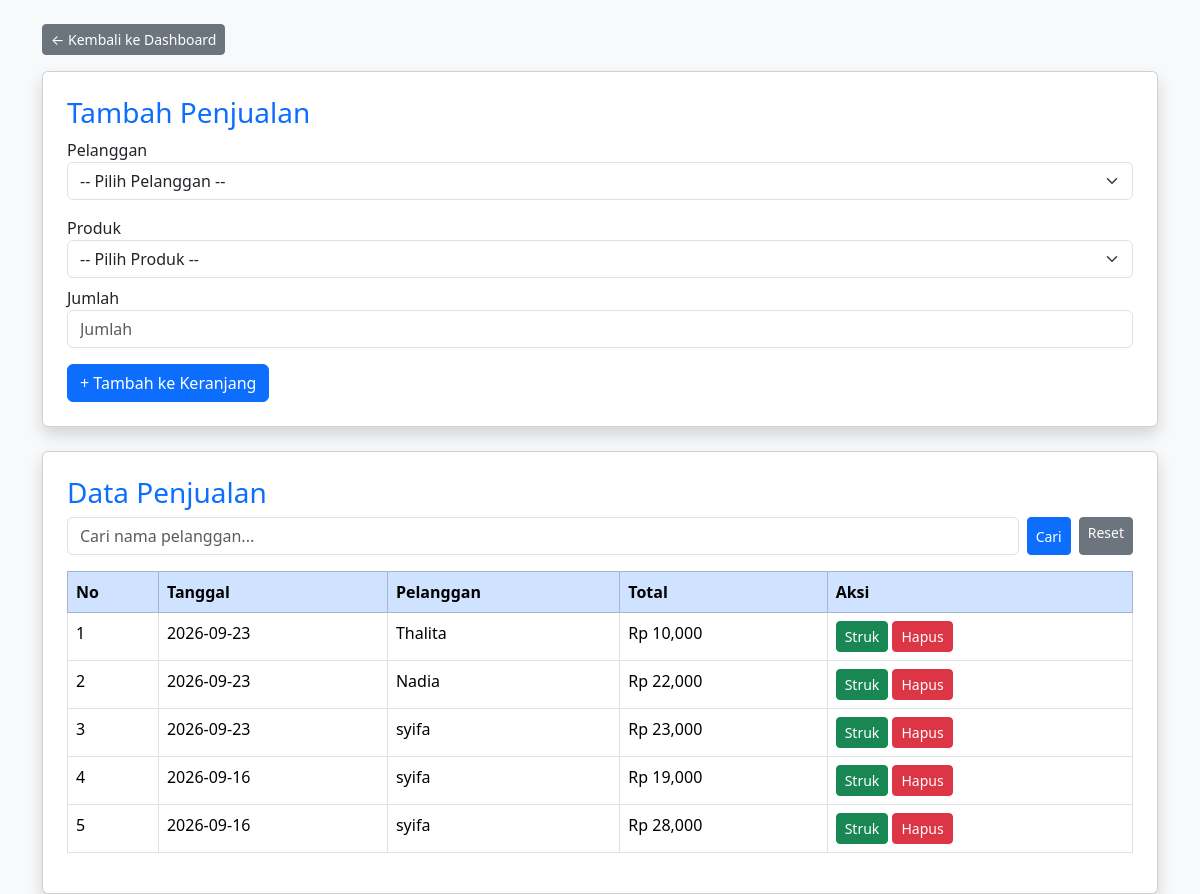
/penjualan.php (signed in), run on the app's committed database.
### tables this page shows
CREATE TABLE `penjualan` (
  `PenjualanID` int(11) NOT NULL,
  `TanggalPenjualan` date DEFAULT NULL,
  `TotalHarga` decimal(10,2) DEFAULT NULL,
  `PelangganID` int(11) DEFAULT NULL,
  `UangTunai` int(11) DEFAULT NULL,
  `Kembalian` int(11) DEFAULT NULL
);

CREATE TABLE `pelanggan` (
  `PelangganID` int(11) NOT NULL,
  `NamaPelanggan` varchar(255) DEFAULT NULL,
  `Alamat` text DEFAULT NULL,
  `NomorTelepon` varchar(15) DEFAULT NULL
);

### penjualan.php (the view, shortened to what this page needs)
<?php
    include "koneksi.php";
?>
<!DOCTYPE html>
<html>
    <head>
        <link rel="stylesheet" href="asset/bootstrap.min.css">
    </head>
    <body class="bg-light">
        <div class="container mt-4">
            <span class="d-inline-block">
                <a href="index.php" class="btn btn-secondary btn-sm mb-3">← Kembali ke Dashboard</a>
            </span>
            <div class="card p-4 shadow mb-4">
                <h3 class="text-primary">Tambah Penjualan</h3>
                <form method="post">
                    <label>Pelanggan</label>
                    <select name="pelanggan" class="form-select mb-3" required>
                        <option value="">
                            -- Pilih Pelanggan --
                        </option>
                    </select>
                    <label>Produk</label>
                    <select name="produk" class="form-select mb-2" required>
                        <option value="">-- Pilih Produk --</option>
                    </select>
                    <label>Jumlah</label>
                    <input type="number" name="jumlah" class="form-control mb-3" placeholder="Jumlah" min="1" required>
                    <button name="tambah" class="btn btn-primary">+ Tambah ke Keranjang</button>
                </form>
            </div>
            <div class="card p-4 shadow">
                <h3 class="text-primary">
                    Data Penjualan
                </h3>
                <form method="get" class="d-flex gap-2 mb-3">
                    <input type="text" name="cari" class="form-control" placeholder="Cari nama pelanggan..." value="<?= $_GET['cari'] ?? '' ?>">
                    <button class="btn btn-primary btn-sm">Cari</button>
                    <a href="penjualan.php" class="btn btn-secondary btn-sm">Reset</a>
                </form>
                <table class="table table-bordered">
                    <tr class="table-primary">
                        <th>No</th>
                        <th>Tanggal</th>
                        <th>Pelanggan</th>
                        <th>Total</th>
                        <th>Aksi</th>
                    </tr>
                    <?php
                    $no=1;
                    $cari=$_GET['cari'] ?? '';
                    $where=$cari ?
                    "WHERE pelanggan.NamaPelanggan LIKE '%$cari%'"
                    : "";
                    $data=mysqli_query($koneksi,"SELECT penjualan.*, pelanggan.NamaPelanggan
                    FROM penjualan JOIN pelanggan ON penjualan.PelangganID=pelanggan.PelangganID
                    $where ORDER BY PenjualanID DESC");
                    while($d=mysqli_fetch_array($data)){
                    ?>
                    <tr>
                        <td><?= $no++ ?></td>
                        <td><?= $d['TanggalPenjualan'] ?></td>
                        <td><?= $d['NamaPelanggan'] ?></td>
                        <td>
                            Rp <?= number_format($d['TotalHarga']) ?>
                        </td>
                        <td>
                            <a href="struk.php?id=<?= $d['PenjualanID'] ?>" class="btn btn-success btn-sm">
                                Struk
                            </a>
                            <a href="?hapus=<?= $d['PenjualanID'] ?>" class="btn btn-danger btn-sm"
                            onclick="return confirm('Hapus transaksi? Stok akan dikembalikan.')">
                                Hapus
                            </a>
                        </td>
                    </tr>
                    <?php } ?>
                </table>
            </div>
        </div>
    </body>
</html>

### data on the page
penjualan: TanggalPenjualan "2026-09-23", PelangganID.NamaPelanggan "Thalita", TotalHarga "10,000"
penjualan: TanggalPenjualan "2026-09-23", PelangganID.NamaPelanggan "Nadia", TotalHarga "22,000"
penjualan: TanggalPenjualan "2026-09-23", PelangganID.NamaPelanggan "syifa", TotalHarga "23,000"
penjualan: TanggalPenjualan "2026-09-16", PelangganID.NamaPelanggan "syifa", TotalHarga "19,000"
penjualan: TanggalPenjualan "2026-09-16", PelangganID.NamaPelanggan "syifa", TotalHarga "28,000"
